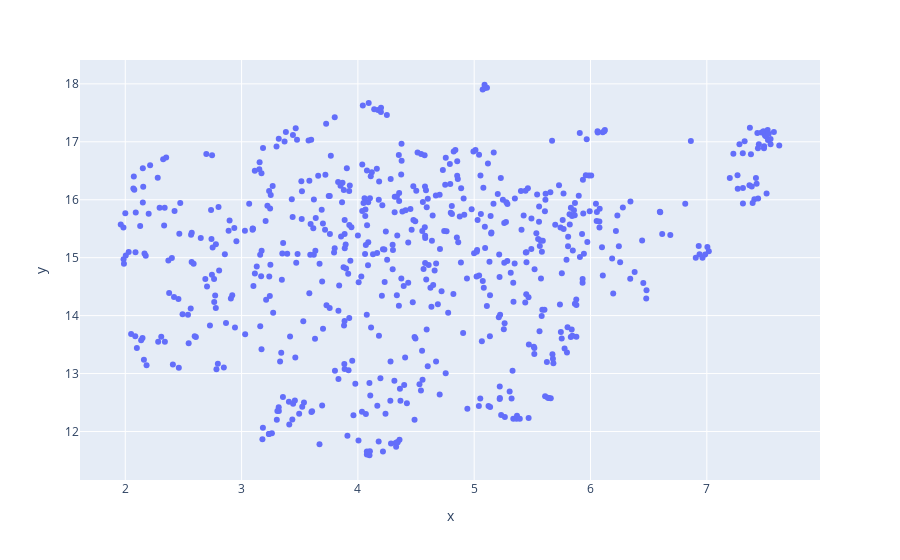

Notebook code for this chart:
### Code cell
re = reduced_spaces['alegria']['embedding']
wo = reduced_spaces['alegria']['words']
fig = px.scatter(x=re[:, 0], y=re[:, 1], hover_name=wo)
fig.show()

### Figure 1 — Plotly figure (JSON) as saved in the notebook; plotly's stock layout.template omitted (floating-point values rounded to 4 significant figures; data arrays with more than 128 entries replaced by an {"elided": "..."} marker saying what was removed)
{"data": [{"hovertemplate": "<b>%{hovertext}</b><br><br>x=%{x}<br>y=%{y}<extra></extra>", "hovertext": {"elided": "624 str values"}, "legendgroup": "", "marker": {"color": "#636efa", "symbol": "circle"}, "mode": "markers", "name": "", "orientation": "v", "showlegend": false, "type": "scatter", "x": {"elided": "624 float values"}, "xaxis": "x", "y": {"elided": "624 float values"}, "yaxis": "y"}], "layout": {"legend": {"tracegroupgap": 0}, "margin": {"t": 60}, "xaxis": {"anchor": "y", "domain": [0, 1], "title": {"text": "x"}}, "yaxis": {"anchor": "x", "domain": [0, 1], "title": {"text": "y"}}}}
